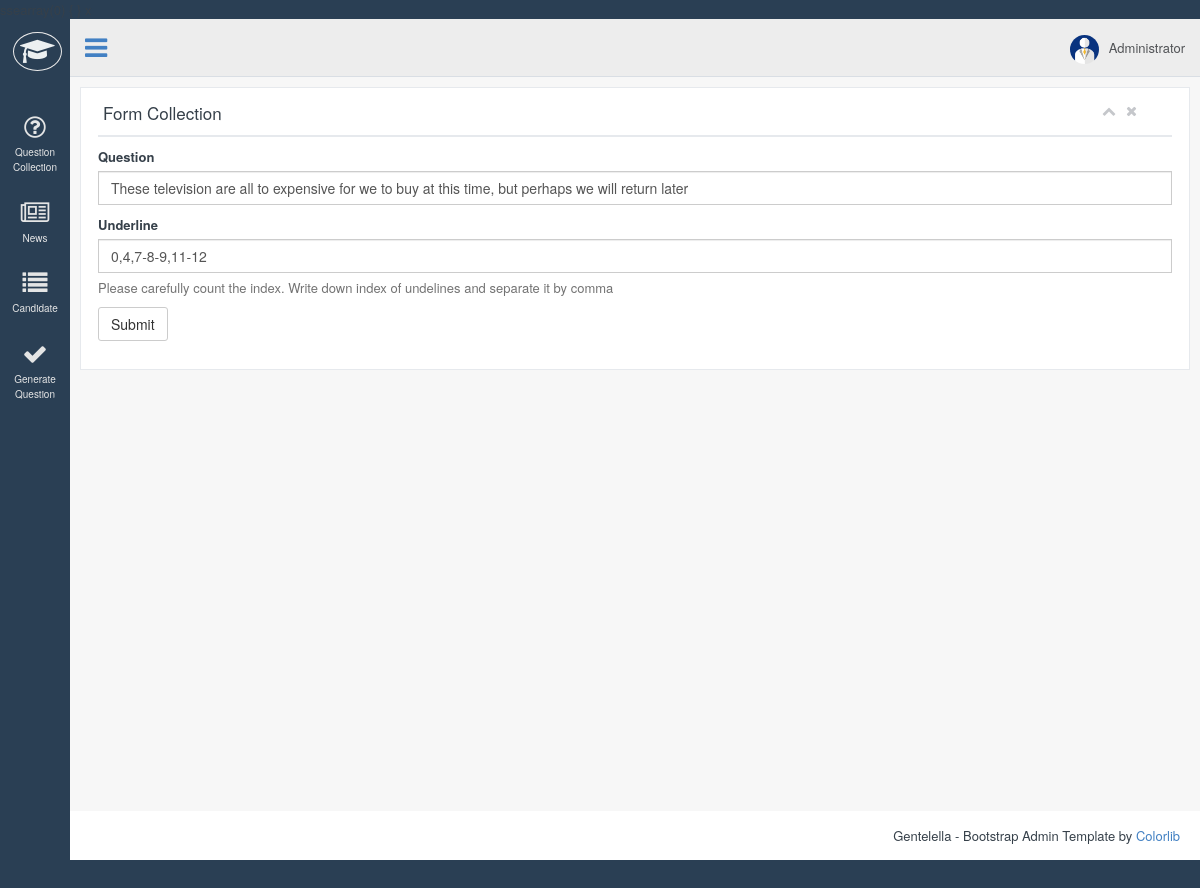
The page /Question/formQuestion/1 on the database its author committed.
### tables this page shows
CREATE TABLE `tb_collection` (
  `id` int(11) NOT NULL,
  `text` mediumtext NOT NULL,
  `postext` mediumtext,
  `underline` varchar(255) NOT NULL,
  `answer` int(11) DEFAULT NULL
);

### application/controllers/Question.php (called while the page is built, shortened)
<?php
class Question extends CI_Controller {
	public function formQuestion($edit = NULL){
		if ($this->input->post() != NULL) {
			$data = $this->input->post();
			if(isset($data['id'])){
				$id = $data['id'];
				unset($data['id']);
				$this->QuestionModel->update($id,$data);
			}else{
				$this->QuestionModel->insert($data);
				$this->index();
			}
			redirect('Question/allQuestion');
		}else{
			if(!is_null($edit)){
				$data['row'] = $this->QuestionModel->selectById($edit)->row_array();
			}
			var_dump($this->input->post());
			$this->load->view('layout/header');
			$this->load->view('addq',$data);
			$this->load->view('layout/footer');
		}
	}
}

### index.php (called while the page is built, shortened)
<?php
require_once BASEPATH.'core/CodeIgniter.php';

### application/models/QuestionModel.php (called while the page is built, shortened)
<?php
class QuestionModel extends CI_Model {
	public $tableName;
	public function __construct(){
		$this->tableName = "tb_collection";
	}
	public function selectById($id){
		$this->db->select('*');
		$this->db->from($this->tableName);
		$this->db->where('id',$id);
		return $this->db->get();
	}
}

### application/views/addq.php (the view, shortened to what this page needs)
<div class="right_col" role="main">
  <div class="row">
    <div class="x_panel">
      <div class="x_title">
        <h2>Form Collection</h2>
        <ul class="nav navbar-right panel_toolbox">
          <li><a class="collapse-link"><i class="fa fa-chevron-up"></i></a>
          </li>
          <li><a class="close-link"><i class="fa fa-close"></i></a>
          </li>
        </ul>
        <div class="clearfix"></div>
      </div>
      <div class="x_body">
        <?php echo form_open('Question/formQuestion'); ?>
          <div class="form-group">
            <label for="exampleInputPassword1">Question</label>
            <input type="text" class="form-control" placeholder="Text Question" required="" name="text" value="<?php if(isset($row)) echo $row['text']; ?>">
          </div>
          <div class="form-group">
            <label for="exampleInputPassword1">Underline</label>
            <input type="text" class="form-control" placeholder="Index of underlines, separated by comma (,)" name="underline" required="" value="<?php if(isset($row)) echo $row['underline']; ?>">
            <p class="help-block">Please carefully count the index. Write down index of undelines and separate it by comma</p>
          </div>
          <button type="submit" class="btn btn-default">Submit</button>
        <?php echo form_close(); ?>
      </div>
    </div>
  </div>
</div>

### assets/css/main.css (style rules this page uses)
body { color: #36404a; }
a { color: #4280c3; }

### rows shown on the page
tb_collection: text "These television are all to expensive for we to buy at this time, but perhaps we will return later", underline "0,4,7-8-9,11-12"
